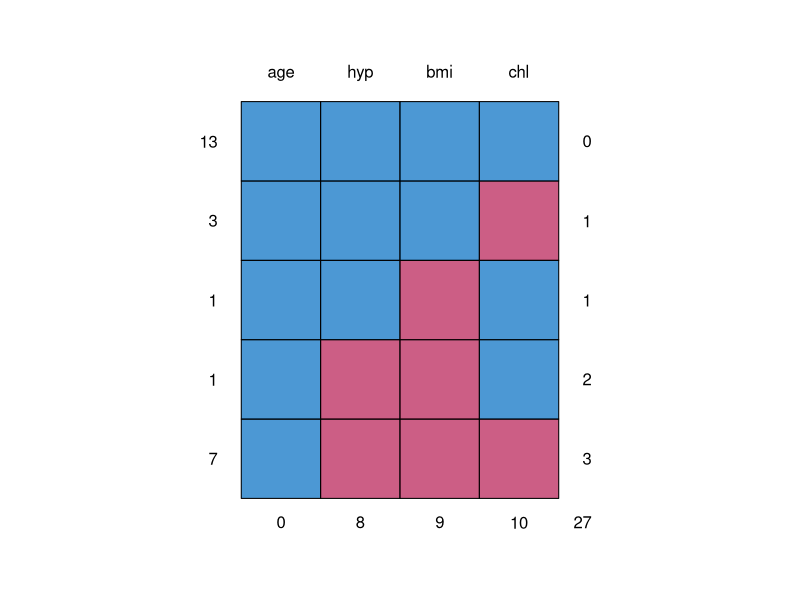
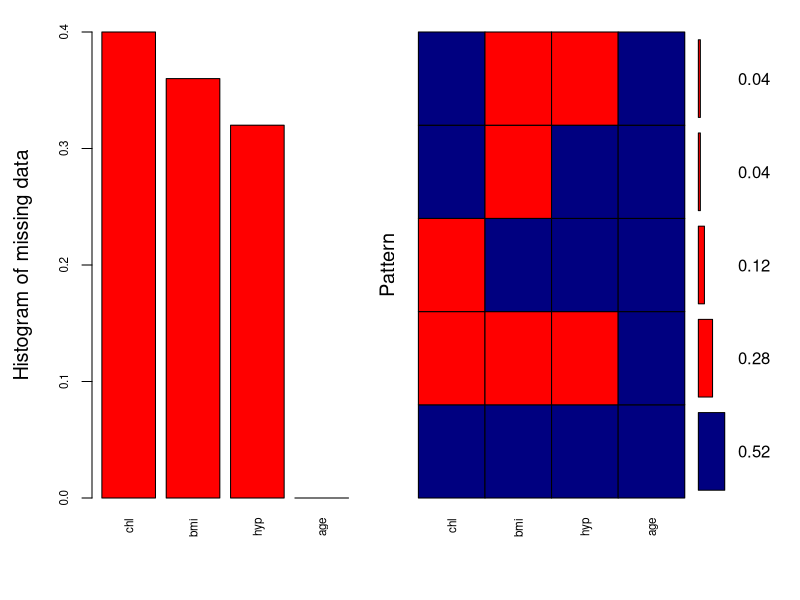
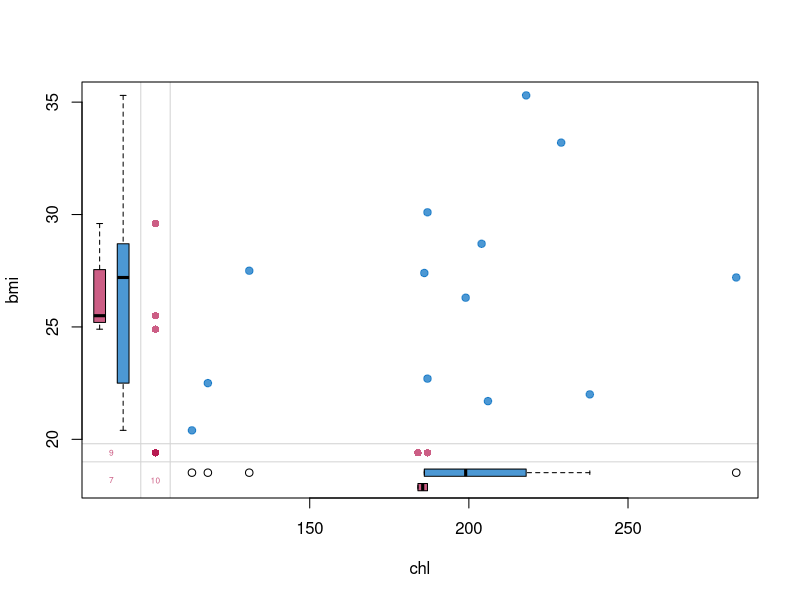
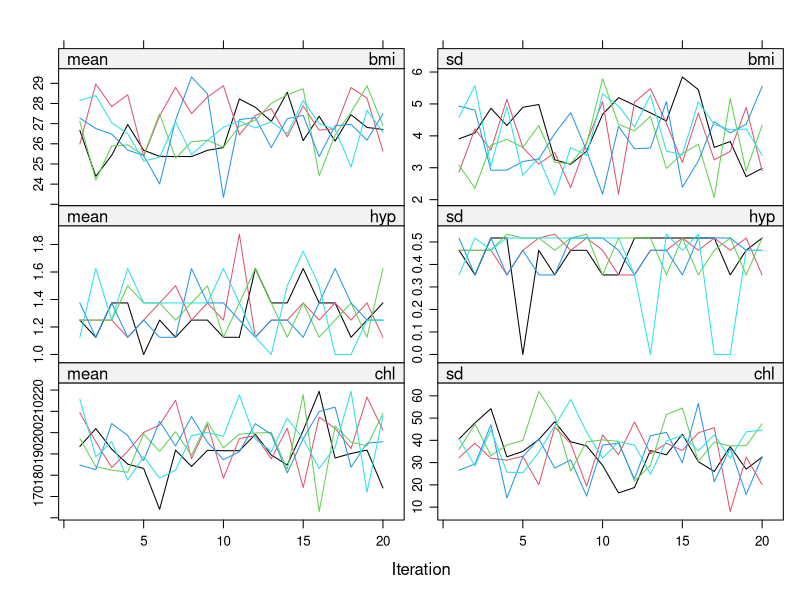
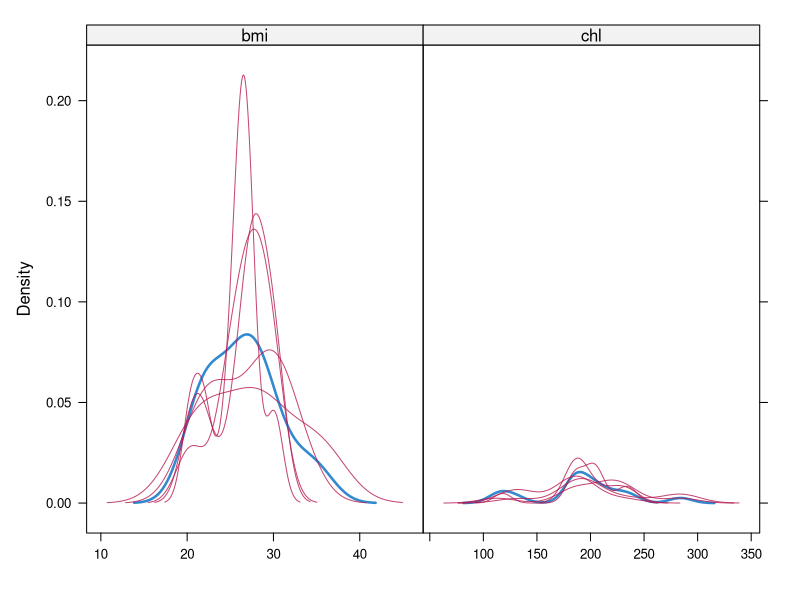
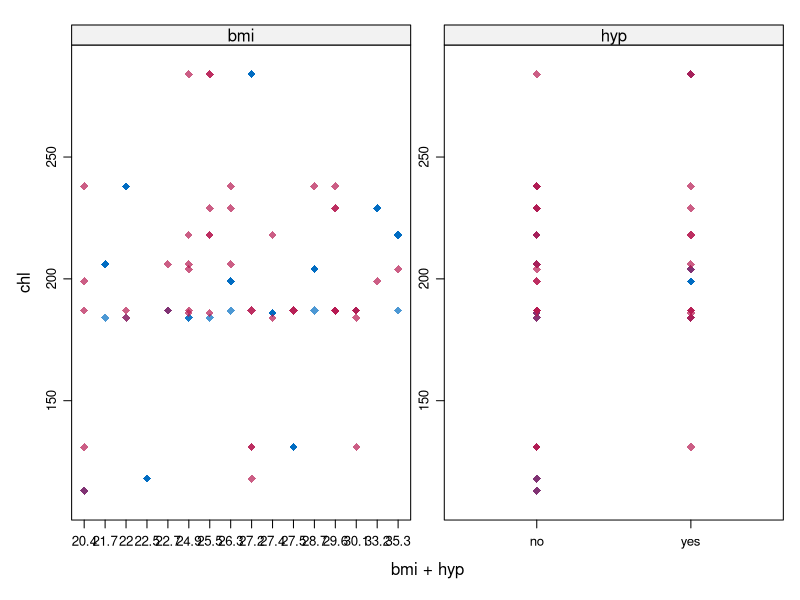
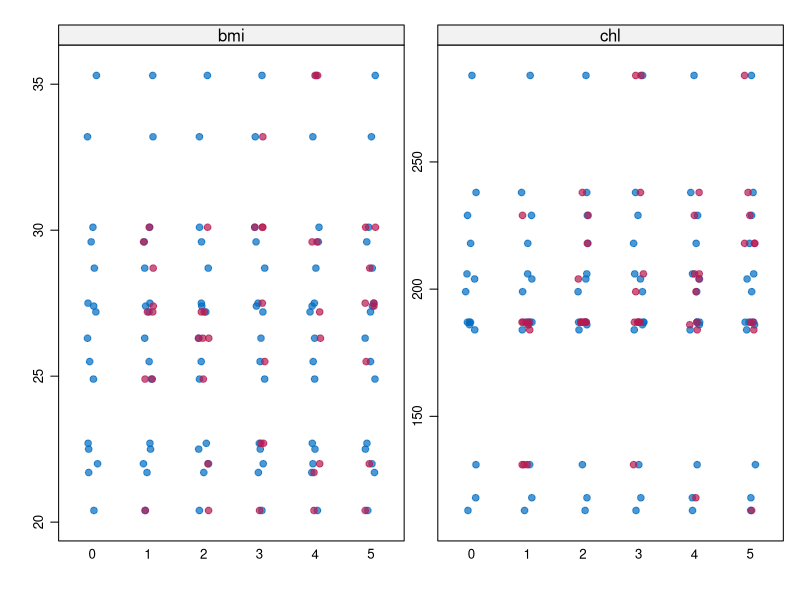

These figures' R source, in order:
library(mice)
library(VIM)
library(lattice)


data("nhanes2")
str(nhanes2)
View(nhanes2)
####################################################################################
# Research question: are age, bmi and hypertension associated with cholesterol levels?
# we will use a multiple linear regression model to examine this
# using data from the NHANES survey

####################################################################################
####################################################################################

md.pattern(nhanes2)
# 0 means missing data and 1 means complete - e.g. 10 rows with missing chl and 13 with complete data

aggr(nhanes2, col=c('navyblue','red'), numbers=TRUE, sortVars=TRUE,
     labels=names(data), cex.axis=.7, gap=3, ylab=c("Histogram of missing data","Pattern"))
# same information, but graphically

marginplot(nhanes2[, c("chl", "bmi")], col = mdc(1:2), cex = 1.0,
           cex.lab = 1.0, cex.numbers = 0.5, pch = 19)
# under MCAR distributions of red and blue should be identical

####################################################################################
# Imputation process
####################################################################################

# The missing values for each variable are imputed (filled-in) by sampling from
# a multivariate distribution of pre-selected variables (usually as many variables as possible).

# The sampling for each imputed value is conditional on the other values in that observation.
# For example, if height was missing but we knew the patient's gender,
# the imputed value would be typically higher if the patient was male than if the patient was female.
# (assuming that in our dataset men were typically taller than women)

# When there are >1 missing variables to impute, we use 'chained equations'. The chain moves from one variable to the next,
# imputing values in each variables conditional on all available (imputed or already non-missing) values.
# We iterate through a few times before settling on an imputed value to make sure the value is not biased by the starting values,
# which will have initially have been based on only non-missing and non-imputed values

# This is best described as an 'educated random guess'.
# We make this guess multiple times by repeating the process in many datasets. This gives an idea of how much variability there is in the guess.
# This variability contributes to the overall certainty we have in our eventual analysis model


### Created imputed datasets #################

imp <- mice(nhanes2, maxit = 20, m=5, seed = 262642)
# imp is a 'mids' object. stands for Multiple Imputation Data Set.
# It contains m multiply imputed datasets
# 'maxit' is the number of iterations to go through before selecting an imputed value
# 'm' is the total number of imputed datasets
# there are other, unused arguments that allow you to select the imputation method, which variables should be used to impute each missing variable, etc etc


View(nhanes2)
View(complete(imp, action=1))
View(complete(imp, action=2))


### Diagnostic checks #################

summary(imp)
plot(imp)
# want to check that there's no detectable trends, and that there is some random sampling variation

densityplot(imp, scales = list(x = list(relation = "free")), layout = c(2, 1))
# want to check that the red lines are roughly the same as the blue line

xyplot(imp, chl ~ bmi + hyp, pch=18, cex=1, scales="free")
# want to check that the distribution of red dots is similar to the blue dots


stripplot(imp, pch = 20, cex = 1.2)
# same



### Run Analysis in each imputed dataset and pool results #################

fit <- with(imp, lm(chl ~ age + bmi + hyp))
# fit is a 'mira' object. stands for Multiple Imputation Repeated Analyses
# It contains the linear models (lm) fitted on each imputed dataset


# pool all models together using Rubin's rules #############

# Rubin's rules average the parameter estimates across models,
# take into account the additional imputation uncertainty when estimating parameter standard errors

summary(pool(fit))
# linear regression model interpreted in the usual way


summary(getfit(fit, i = 1))
